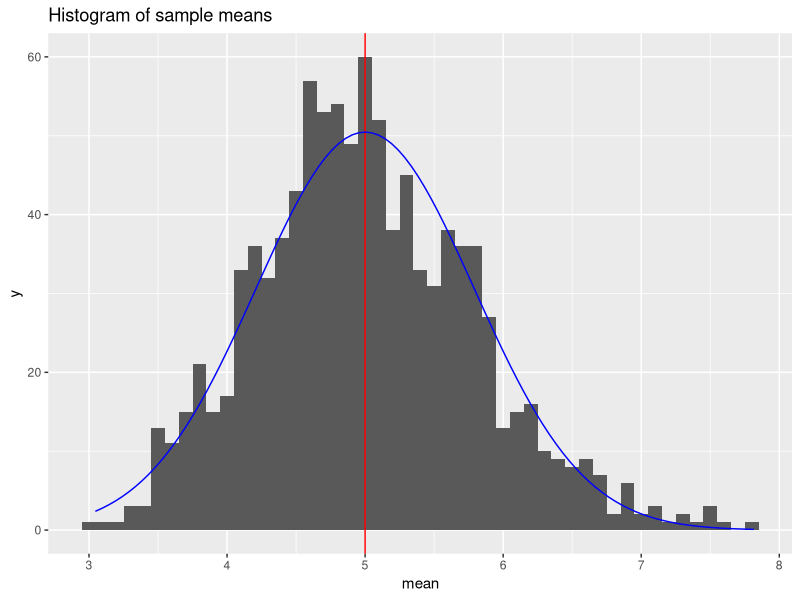
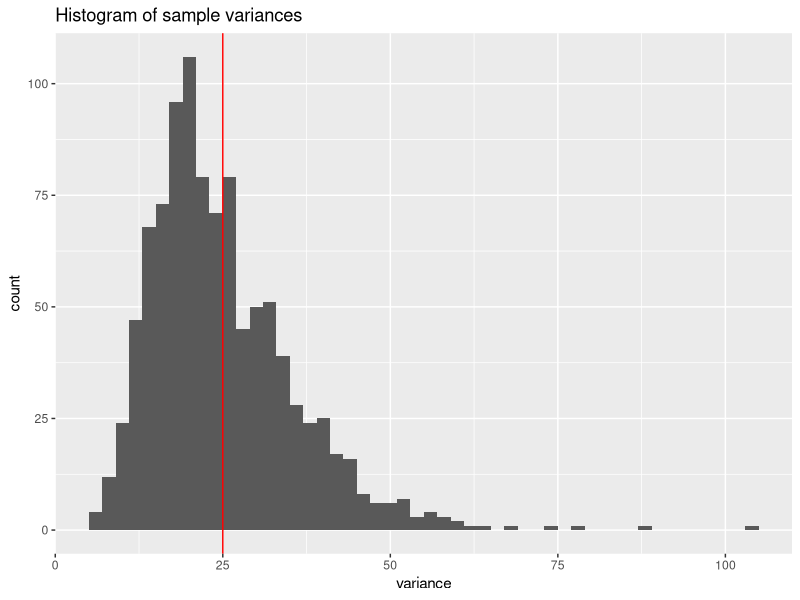

Reproduce these figures in R, in order.
## ---- chunk 1
# Load packages
library(tidyverse)
## ---- chunk 2

# Simulate 1000 sets of 40 exponential random variables.

set.seed(56)
lambda <- 0.2
nexp <- 40
nsim <- 1000
sim <- replicate(n = nsim, expr = rexp(nexp, lambda), simplify = FALSE)

# Take mean and variance of each of these simulated sets.

means <- sapply(sim, mean)
vars <- sapply(sim, var)

simsum <- tibble(mean = means, var = vars)

# Take mean and variance of sample means.

mean <- mean(means)
variance <-  var(means)

## ---- chunk 3

# Plot histogram of sample means and overlay normal distribution.

bw <- 0.1

g <- ggplot(data = simsum) + geom_histogram(mapping = aes(mean), binwidth = bw) +
        geom_vline(aes(xintercept = 1/lambda), colour = "red") + 
        stat_function(fun = function(x) 
                dnorm(x, mean = 1/lambda, sd = (1/lambda)/sqrt(nexp)) * nsim * bw, 
                colour = "blue") +
        labs(title = "Histogram of sample means")
g


## ---- chunk 4

# Plot histogram of sample variance.

varbw <- 2 
        
g <- ggplot(data = simsum) + geom_histogram(mapping = aes(var), binwidth = varbw) +
        geom_vline(aes(xintercept = 1/lambda^2), colour = "red")+
        labs(title = "Histogram of sample variances", x = "variance")
g


